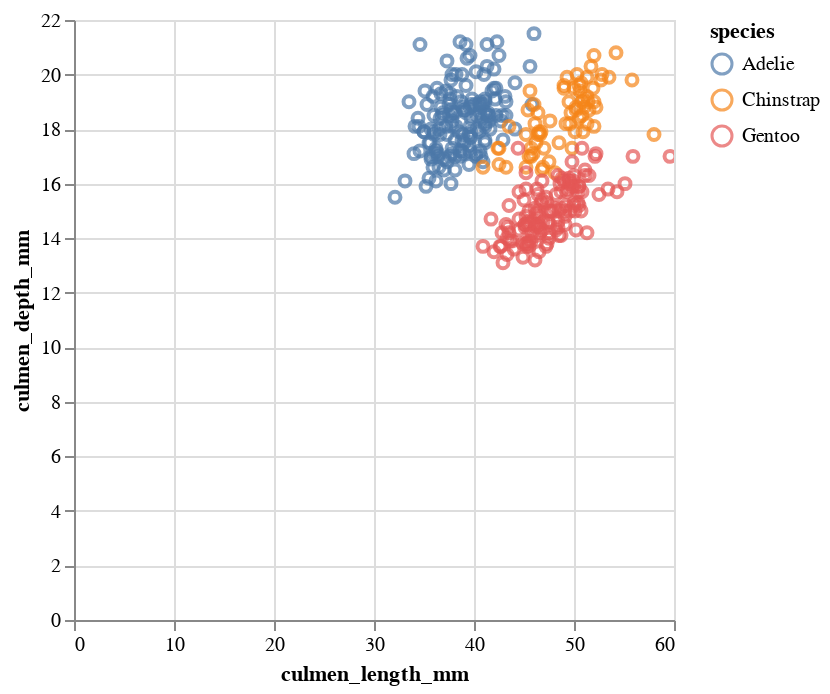

This figure's notebook cell:
### Code cell
alt.Chart(df).mark_point().encode(
    x='culmen_length_mm',
    y='culmen_depth_mm',
    color='species',
    tooltip=['species','culmen_length_mm', 'culmen_depth_mm'] # create interactive charts
).interactive()

### Figure 1 — Vega-Lite specification as saved in the notebook (floating-point values rounded to 4 significant figures; data arrays with more than 128 entries replaced by an {"elided": "..."} marker saying what was removed)
{"config": {"view": {"continuousWidth": 300, "continuousHeight": 300}}, "data": {"name": "data-29ff670c6cbc87fe6b8f9db2d10af5a1"}, "mark": {"type": "point"}, "encoding": {"color": {"field": "species", "type": "nominal"}, "tooltip": [{"field": "species", "type": "nominal"}, {"field": "culmen_length_mm", "type": "quantitative"}, {"field": "culmen_depth_mm", "type": "quantitative"}], "x": {"field": "culmen_length_mm", "type": "quantitative"}, "y": {"field": "culmen_depth_mm", "type": "quantitative"}}, "params": [{"name": "param_4", "select": {"type": "interval", "encodings": ["x", "y"]}, "bind": "scales"}], "$schema": "https://vega.github.io/schema/vega-lite/v5.16.3.json", "datasets": {"data-29ff670c6cbc87fe6b8f9db2d10af5a1": {"elided": "344 records"}}}
